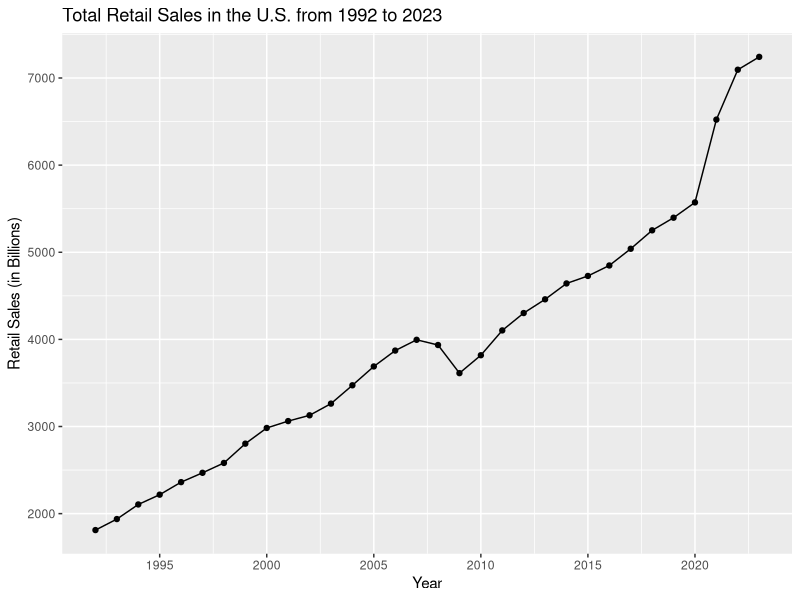

Write the R code that produced this figure.
# *** USING LINEAR REGRESSION FOR FORCASTING ***

# Install if not already installed
# install.packages("tidyverse")

# load libraries
library(tidyverse)

#set working directory (adjust this for your own computer)
setwd("C:/Users/Admin/Data-Science/Data-Science/Data-Science-Projects")

#read dataset into R
sales_df <- read.csv("us-retail.csv")

# The Retail_Sales column values are in billions of US dollars
View(sales_df)

# Plot time series showing yearly retail sales in billions
ggplot(data = sales_df, mapping = aes(x = Year, y = Retail_Sales)) +
  geom_line() +
  geom_point() +
  scale_x_continuous(breaks = seq(1990, 2025, by = 5)) +
  scale_y_continuous(breaks = seq(1000, 8000, by = 1000)) +
  labs(title = "Total Retail Sales in the U.S. from 1992 to 2023",
       x = "Year", y = "Retail Sales (in Billions)")

# Add a column of numbers corresponding to each year (1 to 32) for time
sales_df$Time <- 1:nrow(sales_df)

# Create a regression equation using simple linear regression for forecasting
lm_retail <- lm(Retail_Sales ~ Time, data = sales_df)

